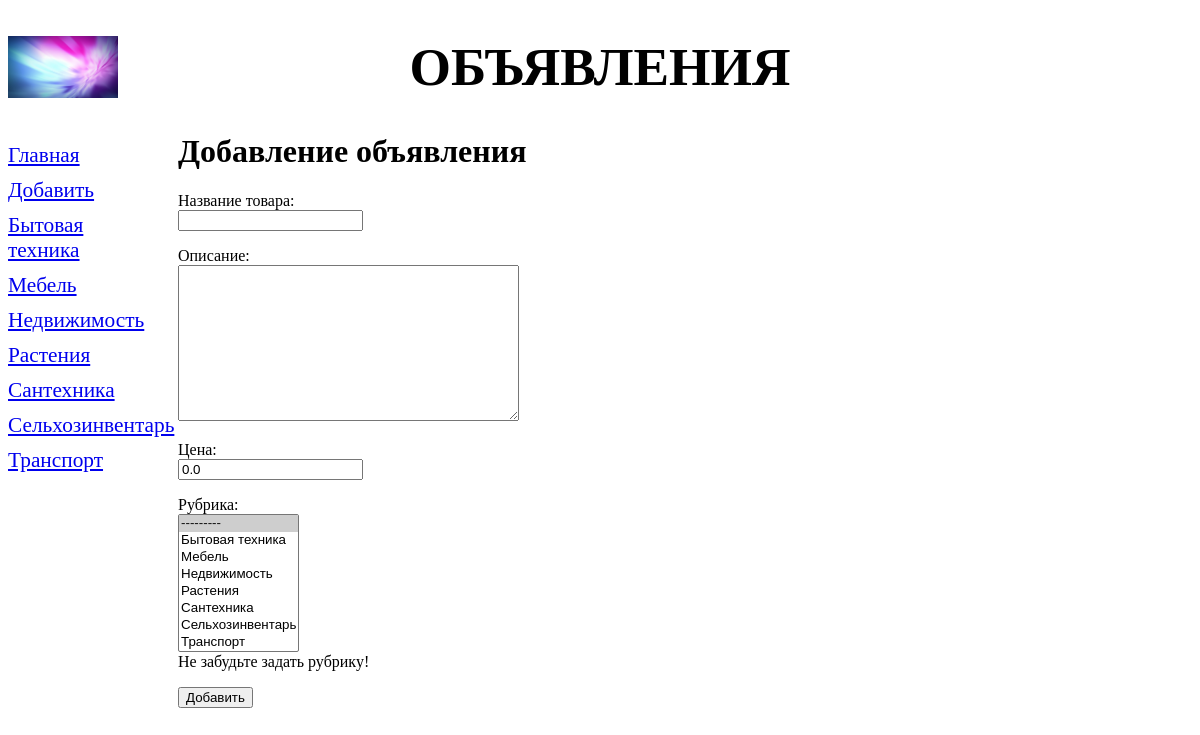
The page /bboard/add/ on the database its author committed.
### bboard/models.py (models this page shows)
class Rubric(models.Model):
    name = models.CharField(max_length=20, db_index=True,verbose_name='Название')
    order = models.SmallIntegerField(default=0, db_index=True)
    def __str__(self):
        return self.name
    class Meta:
        verbose_name_plural='Рубрики'
        verbose_name='Рубрика'
        ordering=['order','name']

### bboard/views.py (the view, shortened to what this page needs)
# urls.py: path('add/', BbAddView.as_view(), name='add'),
class BbAddView(FormView):
    template_name = 'bboard/create.html'
    form_class = BbForm
    initial = {'price': 0.0}
    def get_context_data(self, *args, **kwargs):
        context = super().get_context_data(*args, **kwargs)
        context['rubrics'] = Rubric.objects.all()
        return context
    def get_form(self, form_class=None):
        self.object = super().get_form(form_class)
        return self.object

### bboard/forms.py
class BbForm(forms.ModelForm):
    title = forms.CharField(label='Название товара')
    content = forms.CharField(label='Описание',
            widget=forms.widgets.Textarea())
    price = forms.DecimalField(label= 'Цена', decimal_places=2)
    rubric = forms.ModelChoiceField(queryset=Rubric.objects.all(),
            label='Рубрика', help_text='Не забудьте задать рубрику!',
            widget=forms.widgets.Select(attrs={'size':8}))
    class Meta:
        model = Bb
        fields=('title','content', 'price', 'rubric')

### bboard/templates/bboard/create.html (shortened to what this page needs)
{% extends "layout/basic.html"%}
{% block content %}
<h1>Добавление объявления</h1>
<form method="POST">
    {% for field in form.visible_fields %}
        <p>{{ field.label_tag }}<br>{{ field }}<br>
            {{field.help_text}}
        </p>
    {% endfor %}
    <p><input type="submit" value="Добавить"></p>
</form>
{% endblock %}

### bboard/templates/layout/basic.html (shortened to what this page needs)
{% load static %}
<!DOCTYPE html>
<html>
    <head>
        <link rel="stylesheet" type="text/css" href="{% static 'bboard/style.css' %}">
    </head>
    <body>
        <header>
            <h1>Объявления</h1>
        </header>
        <nav>
            <a href="{% url 'index' %}">Главная</a>
            <a href="{% url 'add' %}">Добавить</a>
            {% for rubric in rubrics %}
            <a href="{% url 'by_rubric' rubric.pk %}">{{ rubric.name }}</a>
            {% endfor %}
        </nav>
        <div class="a">
            {% block content %}
            {% endblock %}
        </div>
    </body>
</html>

### bboard/static/bboard/style.css (style rules this page uses)
header h1 { font-size: 40pt; text-transform: uppercase; text-align: center; background: url('bg.jpg') left / auto 100% no-repeat; }
nav { font-size: 16pt; width: 150px; float: left; }
nav a { display: block; margin: 10px 0px; }
.a { margin-left: 170px; }

### rows shown on the page
Rubric: name "Бытовая техника"
Rubric: name "Мебель"
Rubric: name "Недвижимость"
Rubric: name "Растения"
Rubric: name "Сантехника"
Rubric: name "Сельхозинвентарь"
Rubric: name "Транспорт"

### other values the page prints
{{ field.label_tag }} "Название товара:" "Описание:" "Цена:" "Рубрика:"
{{ field.help_text }} "Не забудьте задать рубрику!"
